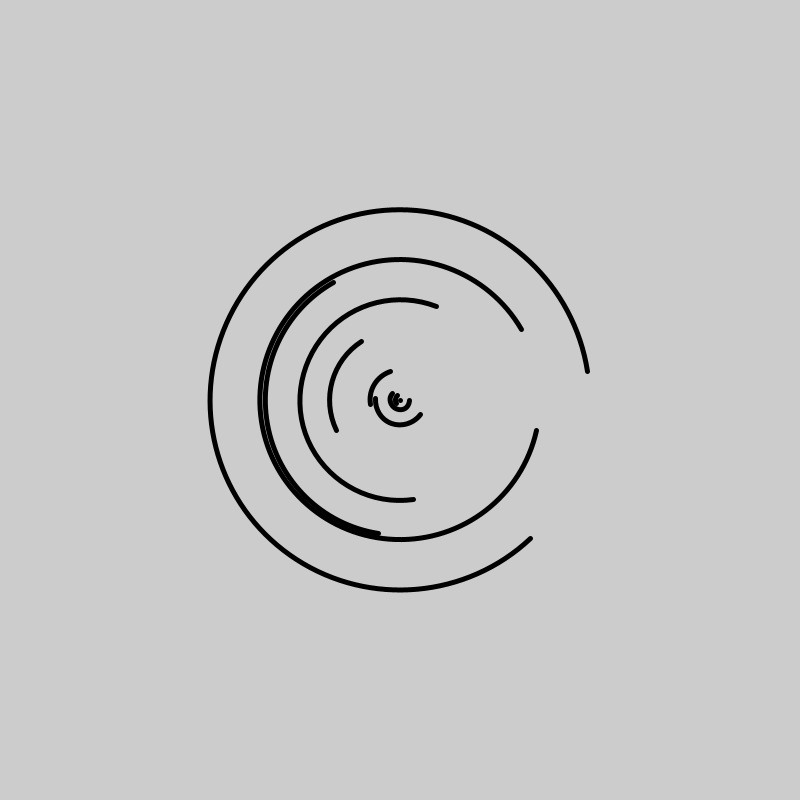
Frame 1 (no input)
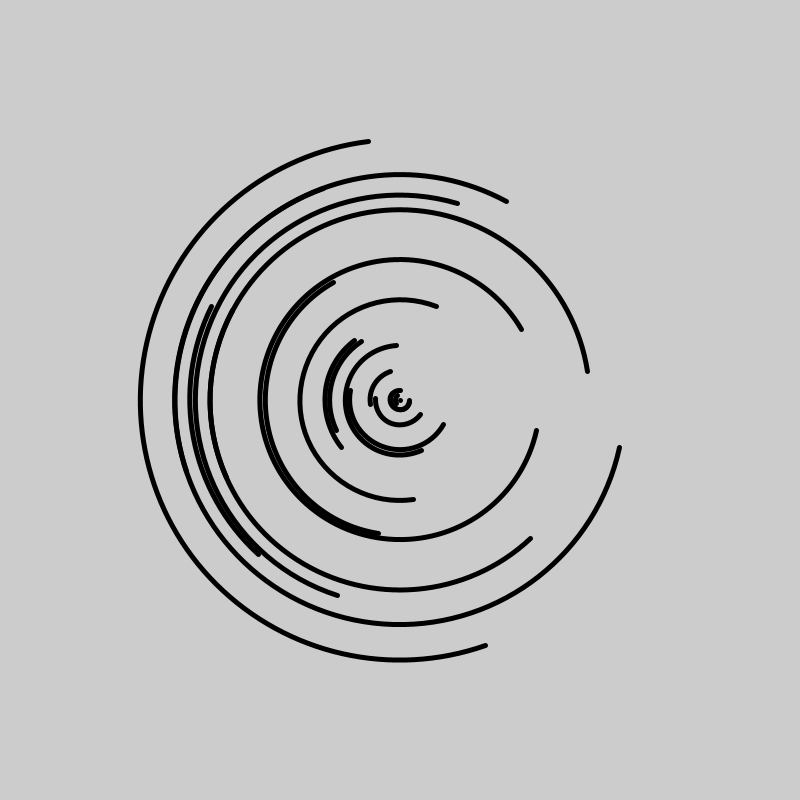
Frame 2 (the mouse pressed at the canvas centre, redrawn once)

The Processing sketch that drew these frames (run headless with seeded random() and noise(); the mouse was pressed at the canvas centre and the sketch redrawn once):

// Processing sketch: alpha
// ── alpha.pde
PGraphics canvas;

void setup()
{
  size(800, 800);
  surface.setTitle("-- x --");
  canvas = createGraphics(800, 800);
}

void draw()
{
  canvas.beginDraw();
  canvas.background(0, 0);
  canvas.noFill();
  canvas.strokeWeight(5);
  for (int i = 0; i < 10; i++)
  {
    int r = 10 * int(random(600) / 10);
    canvas.arc(width / 2, height / 2, r, r, random(0, PI), random(PI, 2 * PI));
  }
  canvas.save("hola.png");
  canvas.endDraw();

  image(canvas, 0, 0);
  noLoop();
}
